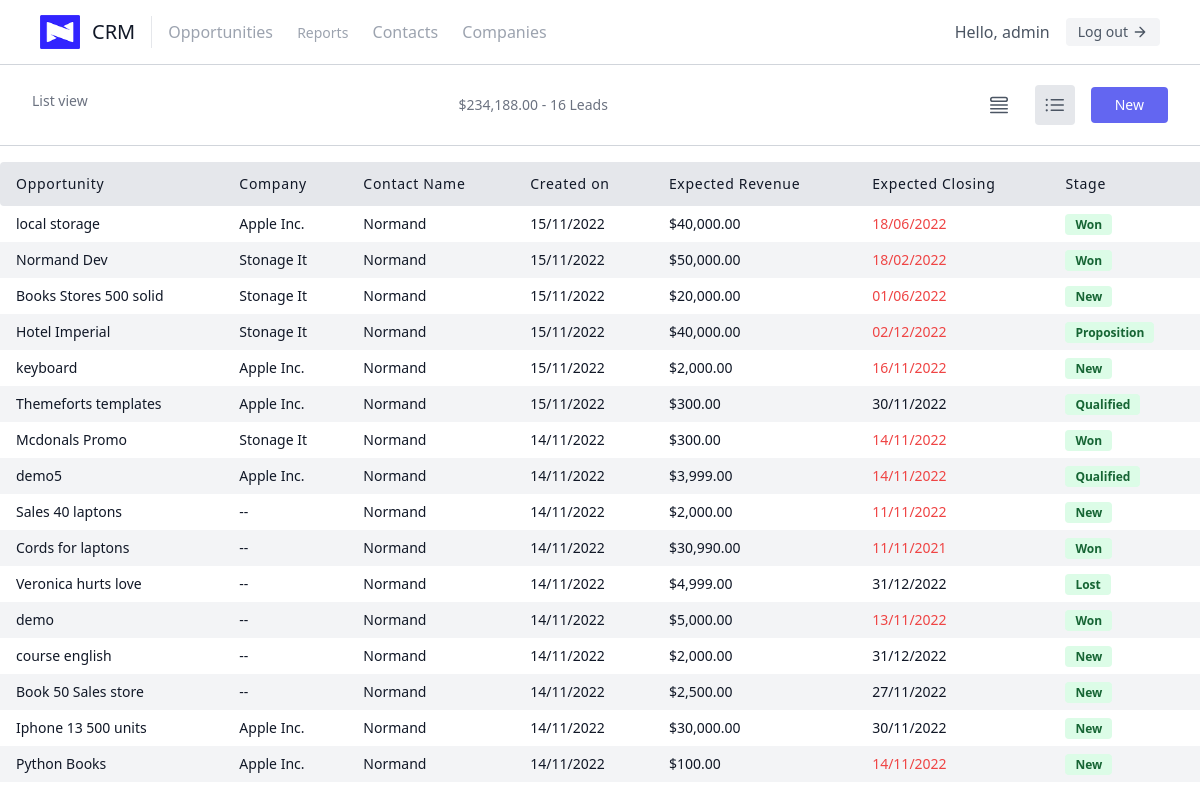
/crm/opportunities/list/ (signed in), run on the app's committed database.
### crm/models.py (models this page shows, shortened)
class Lead(models.Model):
    name = models.CharField("Opportunity", max_length=255)
    expect_revenue = models.DecimalField("Expected Revenue", max_digits=10, decimal_places=2)
    date_deadline = models.DateField("Expected Closing")
    partner_id = models.ForeignKey(Partner, null=True, on_delete=models.SET_NULL)
    stage_id = models.ForeignKey(Stage, null=True, on_delete=models.SET_NULL)
    company_id = models.ForeignKey(Companies, null=True, on_delete=models.SET_NULL)
    create_date = models.DateTimeField(default=now, editable=False)
    description = models.TextField("Description", default='', blank=True)
    class Meta:
        constraints = [
            models.CheckConstraint(check=models.Q(expect_revenue__gte='0'), name='lead_expect_non_negative'),
        ]

class Stage(models.Model):
    name = models.CharField("Stage Name", max_length=255)
    def __str__(self):
        return self.name

### contacts/models.py (models this page shows, shortened)
class Companies(models.Model):
    name = models.CharField("Company", max_length=255)
    tax_id = models.CharField("Tax ID", max_length=155)
    website = models.URLField("Website")
    industry_id = models.CharField(max_length=100, choices=INDUSTRY_CHOICES)
    logo_company = models.ImageField(upload_to='profile_pictures/', default='', blank=True)
    def __str__(self):
        return self.name

class Partner(models.Model):
    full_name = models.CharField("Full Name", max_length=255)
    street = models.CharField("Address", max_length=255)
    phone = models.CharField("Phone number",max_length=255)
    email = models.EmailField("Email", unique=True)
    image_person = models.ImageField(upload_to='profile_pictures/', default='', blank=True)
    company_id= models.ForeignKey(Companies, on_delete=models.SET_NULL, null=True)
    country = CountryField("Country", blank_label='--- Select Country ---')
    def __str__(self):
        return self.full_name

### crm/views.py (the view)
# urls.py: path('opportunities/list/', opportunity_list_view, name='list-opportunity'),
@login_required
def opportunity_list_view(request):
    total_leads = Lead.objects.all().aggregate(total_leads=Sum('expect_revenue'))['total_leads'] or 0
    leads = Lead.objects.all()
    stages = Stage.objects.all()
    if request.method == 'POST':
        formOpportunity = OpportunityModelForm(request.POST)
        if formOpportunity.is_valid():
            formOpportunity.save()
            return redirect('crm:list-opportunity')
    else:
        formOpportunity = OpportunityModelForm()
    context = {
        'leads': leads,
        'stages': stages,
        'formOpportunity': formOpportunity,
        'total_leads': total_leads
    }
    return render(request, 'list_opportunity.html', context=context)

### crm/templatetags/crm_currency.py (called while the page is built)
def currency(dollar):
    dollar = round(float(dollar), 2)
    return '$%s%s' % (intcomma(int(dollar)), ("%0.2f" % dollar)[-3:])

### crm/templates/list_opportunity.html (shortened to what this page needs)
{% include 'crm-base.html' %}
{% load crm_currency %}
{% block content %}
<section class="text-gray-600 body-font">
  <div class="w-full px-8 flex flex-wrap p-5 flex-col md:flex-row items-center border-b border-gray-300 mb-4">
        <a class="flex title-font font-medium items-center text-gray-900 mb-4 md:mb-0">
            <h1 class="text-xl mb-2 text-gray-500 lg:text-sm lg:text-sm">List view</h1>
        </a>
        <div class="md:ml-auto md:mr-auto flex flex-wrap items-center text-xl justify-center">
            <p class="text-gray-500 inline-flex items-center md:mb-2 lg:mb-0 lg:text-sm">{{ total_leads|currency }} - {{ leads|length }} Leads</p>
        </div>
         <a href="{% url 'leads:kanban-opportunity' %}" class="{% if "/crm/opportunities/kanban/" in request.path %}bg-gray-200 rounded{% endif %} p-2 mr-4">
        </a>
        <a href="{% url 'leads:list-opportunity'%}" class="{% if "/crm/opportunities/list/" in request.path %}bg-gray-200 rounded{% endif %} p-2 mr-4">
        </a>
        <button class="flex text-white text-xl bg-indigo-500 border-0 py-2 px-6 focus:outline-none hover:bg-indigo-600 rounded lg:text-sm" onclick="opportunityModal()">New</button>
    </div>
<div class="w-full mx-auto overflow-auto">
      <table class="table-auto w-full text-left whitespace-no-wrap">
        <thead class="bg-gray-200">
          <tr>
            <th class="px-4 py-3 title-font tracking-wider font-medium text-gray-900 text-sm rounded-tl rounded-bl">Opportunity</th>
            <th class="px-4 py-3 title-font tracking-wider font-medium text-gray-900 text-sm">Company</th>
            <th class="px-4 py-3 title-font tracking-wider font-medium text-gray-900 text-sm">Contact Name</th>
            <th class="px-4 py-3 title-font tracking-wider font-medium text-gray-900 text-sm">Created on</th>
            <th class="px-4 py-3 title-font tracking-wider font-medium text-gray-900 text-sm">Expected Revenue</th>
            <th class="px-4 py-3 title-font tracking-wider font-medium text-gray-900 text-sm">Expected Closing</th>
            <th class="px-4 py-3 title-font tracking-wider font-medium text-gray-900 text-sm">Stage</th>
          </tr>
        </thead>
        <tbody>
            {% for lead in leads|dictsortreversed:"create_date" %}
          <tr class="{% cycle '' 'bg-gray-100' %}">
            <td class="px-4 py-2 text-sm text-gray-900 ">{{ lead.name }}</td>
            <td class="px-4 py-2 text-sm text-gray-900">{{ lead.company_id|default_if_none:"--"  }} </td>
            <td class="px-4 py-2 text-sm text-gray-900">{{ lead.partner_id }}</td>
            <td class="px-4 py-2 text-sm text-gray-900">{{ lead.create_date|date:"d/m/Y" }}</td>
            <td class="px-4 py-2 text-sm text-gray-900">{{ lead.expect_revenue|currency }}</td>
            <td class="px-4 py-2 text-sm  {% now "d-m-Y" as todays_date %}{% if lead.date_deadline|date:"d/m/Y" < todays_date   %} text-red-500 {% else %} text-gray-900 {% endif %}">{{ lead.date_deadline|date:"d/m/Y"  }}</td>
            <td class="px-4 py-2 text-sm text-gray-900 ">
                <span class="bg-green-100 text-green-800 text-xs font-semibold px-2.5 py-0.5 rounded
                 {% if lead.stage_id.name == 'Won' %}
                 dark:bg-indigo-200 dark:text-indigo-900
                 {% elif lead.stage_id.name == 'Lost' %}
                 dark:bg-red-200 dark:text-red-900
                 {% else %}
                 dark:bg-gray-200 dark:text-gray-900
                 {% endif %}
                 ">{{ lead.stage_id }}</span>
                </td>
          </tr>
            {% endfor %}
        </tbody>
      </table>
    </div>
</section>
{% endblock content %}

### crm/templates/crm-header.html (shortened to what this page needs)
<header class="text-gray-600 body-font border-b border-gray-300">
  <div class="px-10 flex flex-wrap pt-3 pb-3 flex-row items-center">
    <a class="flex title-font font-medium items-center text-gray-900 mb-4 md:mb-0">
      {% load static %}
        <img  alt="Logo Company" class="w-20 h-20 lg:w-10  lg:h-10 object-contain object-center  inline-block " src="{% static 'isotipo.png' %}">
      <span class="ml-3 text-4xl lg:text-xl">CRM</span>
    </a>
    <nav class="mr-auto ml-4 py-1 pl-4 border-l border-gray-400flex flex-wrap items-center text-base justify-center">
      <a href="/crm/opportunities/kanban/" class="mr-5 text-gray-400 hover:text-indigo-600 cursor-pointer text-xl lg:text-base">Opportunities</a>
      <a href="/crm/reports/" class="mr-5 text-gray-400 hover:text-indigo-600 cursor-pointer text-xl lg:text-sm">Reports</a>
      <a href="{% url 'contacts:contact-list' %}" class="mr-5 text-gray-400 hover:text-indigo-600 cursor-pointer text-xl lg:text-base">Contacts</a>
      <a href="{% url 'contacts:company-list' %}" class="mr-5 text-gray-400 hover:text-indigo-600 cursor-pointer text-xl lg:text-base">Companies</a>
    </nav>
      {% if request.user.is_authenticated %}
        Hello, {{ request.user.username }}
          <a href="{% url 'logout' %}" class="inline-flex items-center bg-gray-100 border-0 py-1 px-3 focus:outline-none hover:bg-gray-200 rounded text-base mt-0 ml-4 text-xl lg:text-sm">Log out
          <svg fill="none" stroke="currentColor" stroke-linecap="round" stroke-linejoin="round" stroke-width="2" class="w-4 h-4 ml-1" viewBox="0 0 24 24">
            <path d="M5 12h14M12 5l7 7-7 7"></path>
          </svg>
        </a>
      {% endif %}
  </div>
</header>

### data on the page
Lead: name "local storage", company_id "Apple Inc.", partner_id "Normand", create_date "15/11/2022", expect_revenue "$40,000.00", date_deadline "18/06/2022", stage_id "Won"
Lead: name "Normand Dev", company_id "Stonage It", partner_id "Normand", create_date "15/11/2022", expect_revenue "$50,000.00", date_deadline "18/02/2022", stage_id "Won"
Lead: name "Books Stores 500 solid", company_id "Stonage It", partner_id "Normand", create_date "15/11/2022", expect_revenue "$20,000.00", date_deadline "01/06/2022", stage_id "New"
Lead: name "Hotel Imperial", company_id "Stonage It", partner_id "Normand", create_date "15/11/2022", expect_revenue "$40,000.00", date_deadline "02/12/2022", stage_id "Proposition"
Lead: name "keyboard", company_id "Apple Inc.", partner_id "Normand", create_date "15/11/2022", expect_revenue "$2,000.00", date_deadline "16/11/2022", stage_id "New"
Lead: name "Themeforts templates", company_id "Apple Inc.", partner_id "Normand", create_date "15/11/2022", expect_revenue "$300.00", date_deadline "30/11/2022", stage_id "Qualified"
Lead: name "Mcdonals Promo", company_id "Stonage It", partner_id "Normand", create_date "14/11/2022", expect_revenue "$300.00", date_deadline "14/11/2022", stage_id "Won"
Lead: name "demo5", company_id "Apple Inc.", partner_id "Normand", create_date "14/11/2022", expect_revenue "$3,999.00", date_deadline "14/11/2022", stage_id "Qualified"
Lead: name "Sales 40 laptons", company_id "--", partner_id "Normand", create_date "14/11/2022", expect_revenue "$2,000.00", date_deadline "11/11/2022", stage_id "New"
Lead: name "Cords for laptons", company_id "--", partner_id "Normand", create_date "14/11/2022", expect_revenue "$30,990.00", date_deadline "11/11/2021", stage_id "Won"
Lead: name "Veronica hurts love", company_id "--", partner_id "Normand", create_date "14/11/2022", expect_revenue "$4,999.00", date_deadline "31/12/2022", stage_id "Lost"
Lead: name "demo", company_id "--", partner_id "Normand", create_date "14/11/2022", expect_revenue "$5,000.00", date_deadline "13/11/2022", stage_id "Won"
Lead: name "course english", company_id "--", partner_id "Normand", create_date "14/11/2022", expect_revenue "$2,000.00", date_deadline "31/12/2022", stage_id "New"
Lead: name "Book 50 Sales store", company_id "--", partner_id "Normand", create_date "14/11/2022", expect_revenue "$2,500.00", date_deadline "27/11/2022", stage_id "New"
Lead: name "Iphone 13 500 units", company_id "Apple Inc.", partner_id "Normand", create_date "14/11/2022", expect_revenue "$30,000.00", date_deadline "30/11/2022", stage_id "New"
Lead: name "Python Books", company_id "Apple Inc.", partner_id "Normand", create_date "14/11/2022", expect_revenue "$100.00", date_deadline "14/11/2022", stage_id "New"

### other printed values
{{ request.user.username }} "admin"
{{ total_leads|currency }} "$234,188.00"
{{ leads|length }} "16"
